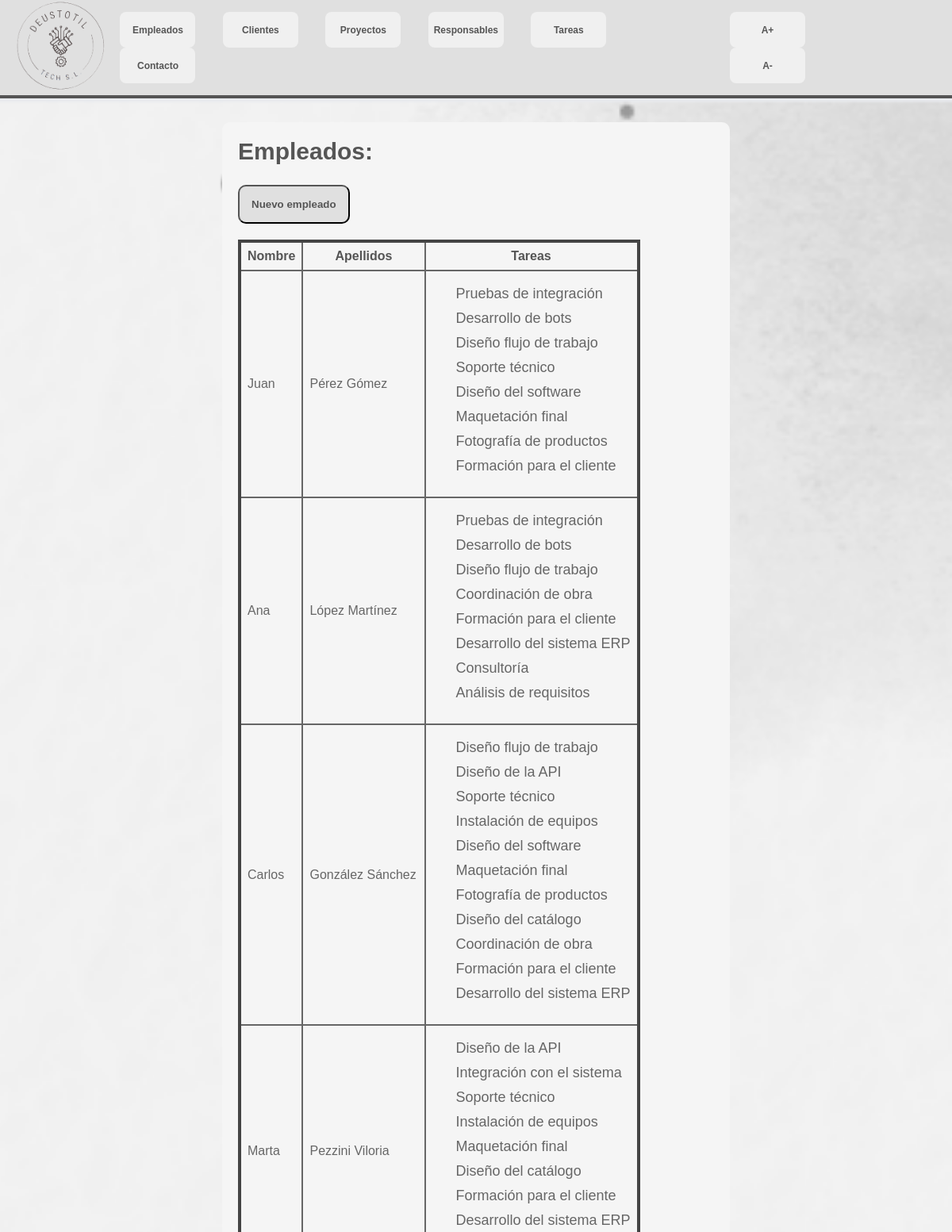
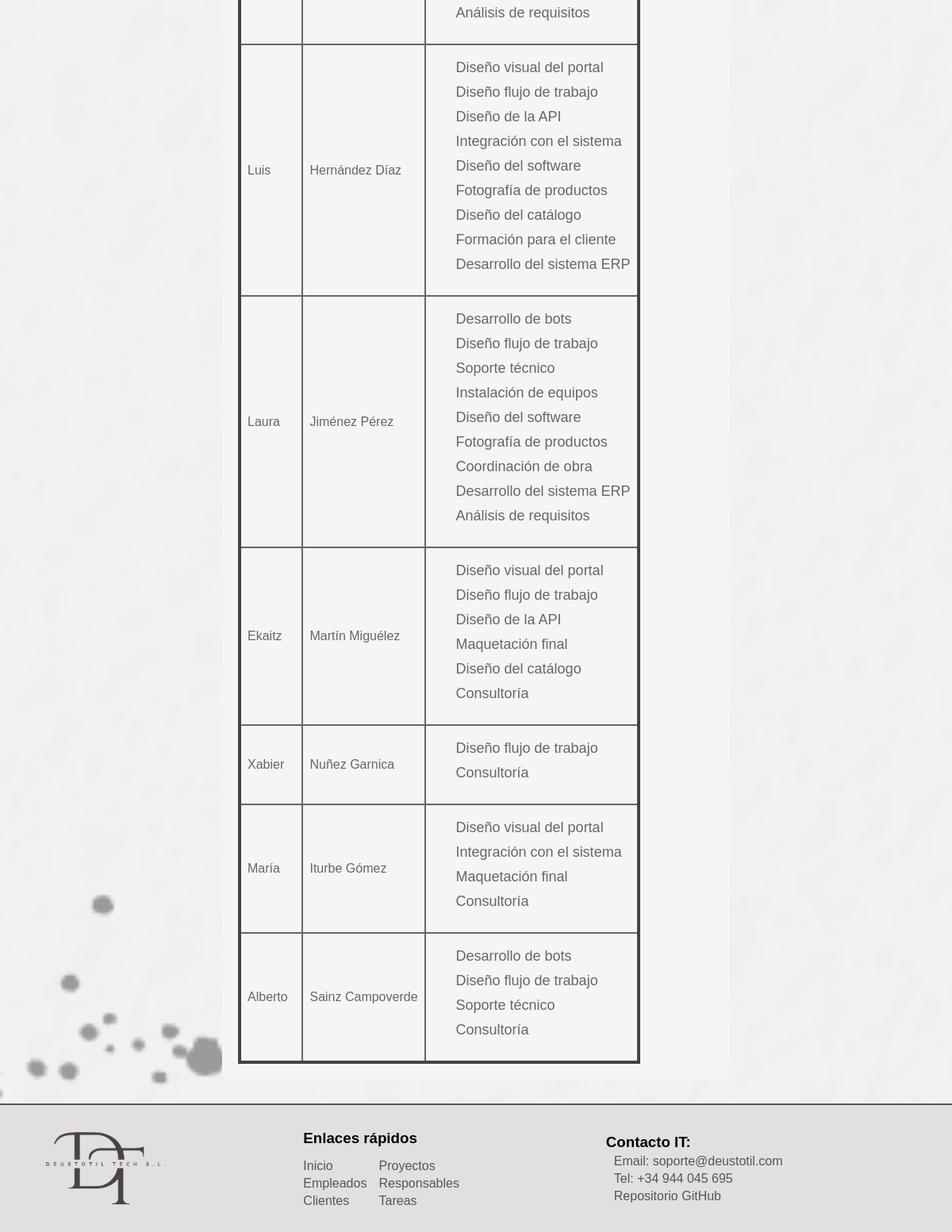
/deustotil/empleados, run on the app's committed database (2 pictures, top to bottom).
### appdeustotil/models.py (models this page shows, shortened)
class Empleado(models.Model):
    DNI = models.CharField(max_length=9)
    nombre = models.CharField(max_length=30)
    apellidos = models.CharField(max_length=60)
    email = models.EmailField()
    telefono = models.CharField(max_length=12)

class Tarea(models.Model):
    nombre = models.CharField(max_length=30)
    descripcion = models.TextField(null = True, blank=True)
    fecha_inicio = models.DateField()
    fecha_fin = models.DateField()
    responsable = models.ManyToManyField(Empleado)
    proyecto = models.ForeignKey(Proyecto, on_delete=models.CASCADE)
    prioridad = models.CharField(max_length= 5, choices=[("Baja","baja"), ("Media","media"), ("Alta","alta")], default = "baja")
    estado = models.CharField(max_length=10, choices=[("Abierta","abierta"),("Asignada","asignada"), ("En proceso","en proceso"), ("Finalizada","finalizada")], default="Abierta")
    notas = models.TextField(null = True, blank=True)

### appdeustotil/views.py (the view)
# urls.py: path('empleados', views.EmpleadoListView.as_view(), name='empleados'),
class EmpleadoListView(ListView):
    model = Empleado
    queryset = Empleado.objects.all()

### appdeustotil/templates/appdeustotil/empleado_list.html
{% extends "base.html" %}
{% block content %}
<section id="content">
    <h2>Empleados:</h2>
    <button><a href="{% url 'crear_empleado'%}">Nuevo empleado</a></button>
    <table>
        <tr>
            <th>Nombre</th>
            <th>Apellidos</th>
            <th>Tareas</th>
        </tr>
        {% for empleado in object_list %}
        <tr>
            <td><a href="{% url 'detalles_empleado' empleado.id %}">{{ empleado.nombre }}</a></td>
            <td><a href="{% url 'detalles_empleado' empleado.id %}">{{ empleado.apellidos }}</a></td>
            <td>
                <ul>
                {% for tarea in empleado.tarea_set.all %}
                    <li>
                        <a href="{% url 'detalles_tarea' tarea.pk %}">{{ tarea.nombre }}</a>
                    </li>
                {% empty %}
                    No tiene tareas asignadas
                {% endfor %}
                </ul>
            </td>
        </tr>
        {% empty %}
        <tr>
            <td>Sin empleados</td>
        </tr>
        {% endfor %}
    </table>
</section>
{% endblock %}

### appdeustotil/static/css/styles.css (style rules this page uses)
* { margin:0; padding:0; font-family: Arial, Helvetica, sans-serif; }
html, body { height: 100%; }
#content { background-color: whitesmoke; max-width: 600px; margin: auto; padding: 20px; border-radius: 10px; }
article section { padding: 20px; margin-left: 10px; color:#555555; }
article section h2 { color: #555555; font-size: 30px; font-weight: 700; margin-bottom: 20px; }
article section ul { list-style: none; margin-left: 30px; margin-bottom: 20px; }
article section ul li { margin: 10px 0; font-size: 18px; }
article section ul li a, article section table tr td a { text-decoration: none; color: #666666; }
article section table { border: 4px solid #444444; border-collapse: collapse; }
article section table td, article section table th { border: 2px solid #666666; padding: 8px; }
article section button { margin-top: 5px; margin-bottom: 20px; padding: 15px; background-color: #e0e0e0; color:#555555; border-radius: 10px; font-weight: bold; }
article section button a { color: #555555; text-decoration: none; }

### data on the page
Empleado: nombre "Juan", apellidos "Pérez Gómez"
Tarea: nombre "Pruebas de integración"
Tarea: nombre "Desarrollo de bots"
Tarea: nombre "Diseño flujo de trabajo"
Tarea: nombre "Soporte técnico"
Tarea: nombre "Diseño del software"
Tarea: nombre "Maquetación final"
Tarea: nombre "Fotografía de productos"
Tarea: nombre "Formación para el cliente"
Empleado: nombre "Ana", apellidos "López Martínez"
Tarea: nombre "Coordinación de obra"
Tarea: nombre "Desarrollo del sistema ERP"
Tarea: nombre "Consultoría"
Tarea: nombre "Análisis de requisitos"
Empleado: nombre "Carlos", apellidos "González Sánchez"
Tarea: nombre "Diseño de la API"
Tarea: nombre "Instalación de equipos"
Tarea: nombre "Diseño del catálogo"
Empleado: nombre "Marta", apellidos "Pezzini Viloria"
Tarea: nombre "Integración con el sistema"
Empleado: nombre "Luis", apellidos "Hernández Díaz"
Tarea: nombre "Diseño visual del portal"
Empleado: nombre "Laura", apellidos "Jiménez Pérez"
Empleado: nombre "Ekaitz", apellidos "Martín Miguélez"
Empleado: nombre "Xabier", apellidos "Nuñez Garnica"
Empleado: nombre "María", apellidos "Iturbe Gómez"
Empleado: nombre "Alberto", apellidos "Sainz Campoverde"
